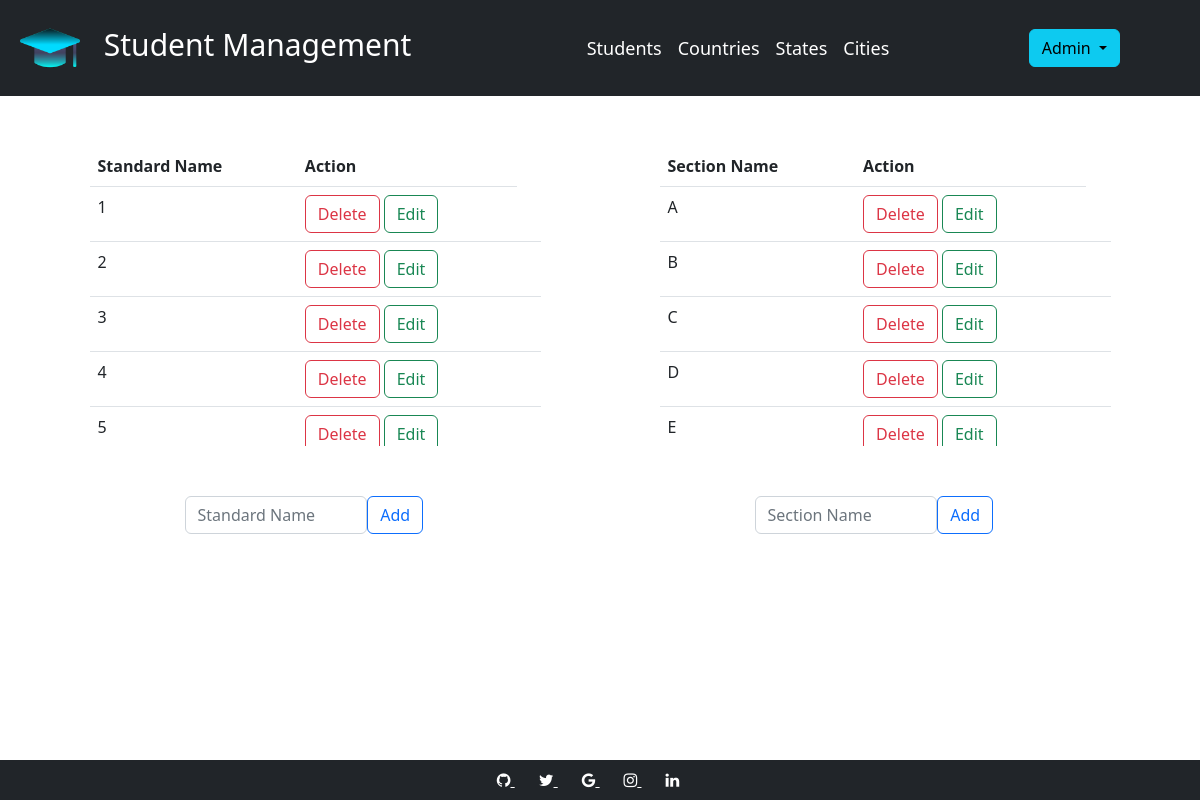
Before: /standard_section (signed in) with the older database file.
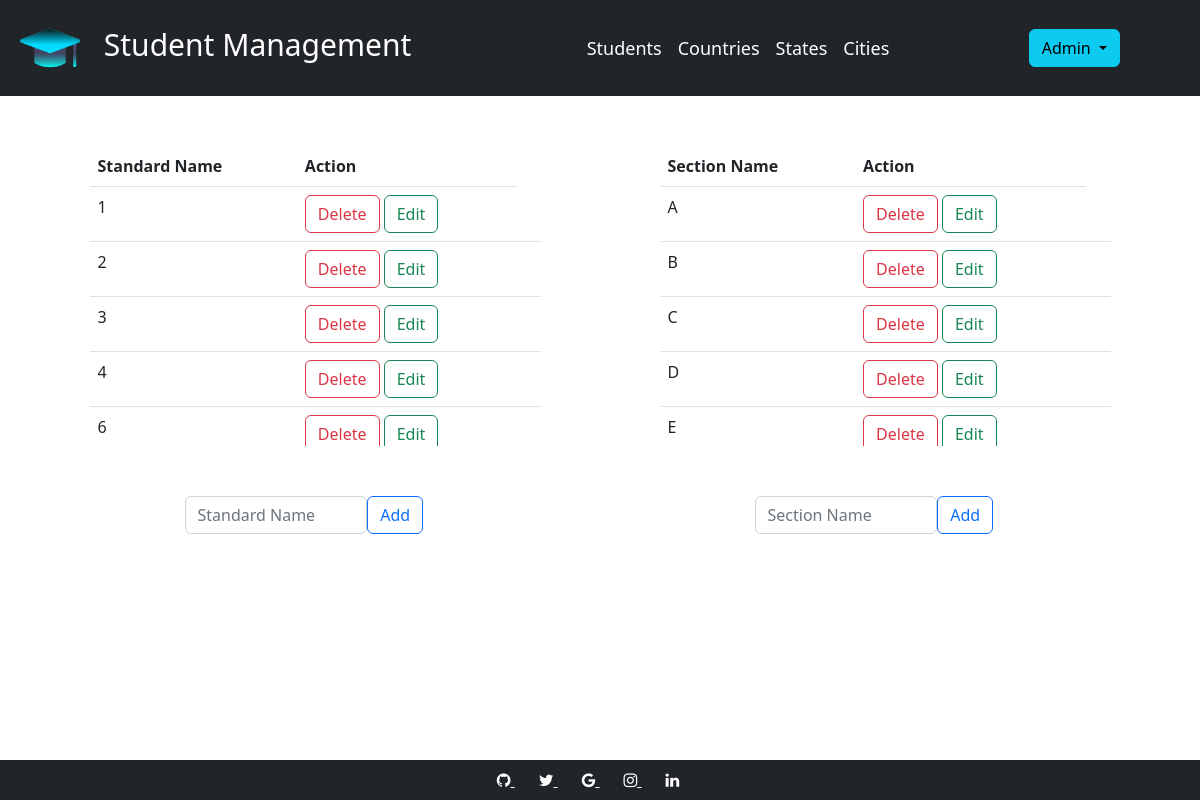
After: the same page with the newer database file.
### models.py (models this page shows, shortened)
class Standard(db.Model):
    __tablename__ = "standard"
    id = db.Column(db.Integer, primary_key=True)
    standard_name = db.Column(db.String(100))

class Section(db.Model):
    __tablename__ = "section"
    id = db.Column(db.Integer, primary_key=True)
    section_name = db.Column(db.String(100))

### app.py (the view)
@app.route('/standard_section', methods=['GET', 'POST'])
def standard_section():
    if 'username' in session:
        return render_template(templates.add_standard_section, standards=Standard.query.all(),
                               sections=Section.query.all())
    return render_template(templates.login)

### templates/add_standard_section.html (shortened to what this page needs)
{% extends 'skel.html' %}
{% block content %}
<div class="container" style="margin-top:50px">
    <div class="row">
        <div class="col-5 mx-auto scroll">
            <table class="table table-hover">
                <thead>
                <tr>
                    <th>Standard Name</th>
                    <th>Action</th>
                </tr>
                </thead>
                <tbody>
                {% for standard in standards %}
                <tr>
                    <td>{{ standard.standard_name }}</td>
                    <td>
                        <button type="button" id="del_standard" class="btn btn-outline-danger" onclick="del_standard({{standard.id}})"
                            data-toggle="modal" data-target=".bd-example-modal-sm">Delete
                        </button>
                        <button type="button" class="btn btn-outline-success"
                                onclick="location.href='{{url_for('update_standard', standard_id = standard.id)}}'">Edit
                        </button>
                    </td>
                    <td>
                    </td>
                </tr>
                {% endfor %}
                </tbody>
            </table>
        </div>
        <div class="col-5 mx-auto scroll">
            <table class="table table-hover">
                <thead>
                <tr>
                    <th>Section Name</th>
                    <th>Action</th>
                </tr>
                </thead>
                <tbody>
                {% for section in sections %}
                <tr>
                    <td>{{ section.section_name }}</td>
                    <td>
                        <button type="button" id="del_section" class="btn btn-outline-danger" onclick="del_section({{section.id}})"
                            data-toggle="modal" data-target=".bd-example-modal-sm">Delete
                        </button>
                        <button type="button" class="btn btn-outline-success"
                                onclick="location.href='{{url_for('update_section', section_id = section.id)}}'">Edit
                        </button>
                    </td>
                    <td>
                </td>
                </tr>
                {% endfor %}
                </tbody>
            </table>
        </div>
    </div>
    <div class="row">
        <div class="col-3 mx-auto" style="margin-top:50px">
            <form action="{{url_for('add_standard')}}" method="POST">
                <div style="float:left; width:70%">
                    <input type="text" class="form-control" placeholder="Standard Name" name="standard_name" required>
                </div>
                <div class="d-grid gap-2 col-3 mx-auto" style="float:left; width:20%">
                    <button type="submit" class="btn btn-outline-primary">Add</button>
                </div>
            </form>
        </div>
        <div class="col-3 mx-auto" style="margin-top:50px">
            <form action="{{url_for('add_section')}}" method="POST">
                <div style="float:left; width:70%">
                    <input type="text" class="form-control" placeholder="Section Name" name="section_name" required>
                </div>
                <div style="float:left; width:20%">
                    <button type="submit" class="btn btn-outline-primary">Add</button>
                </div>
            </form>
        </div>
    </div>
</div>
<br>
<br>
{% include 'footer.html' %}
{% endblock %}

Changed rows visible on the page:
removed Standard: standard_name "5"
now on this page (row unchanged): Standard: standard_name "6"
